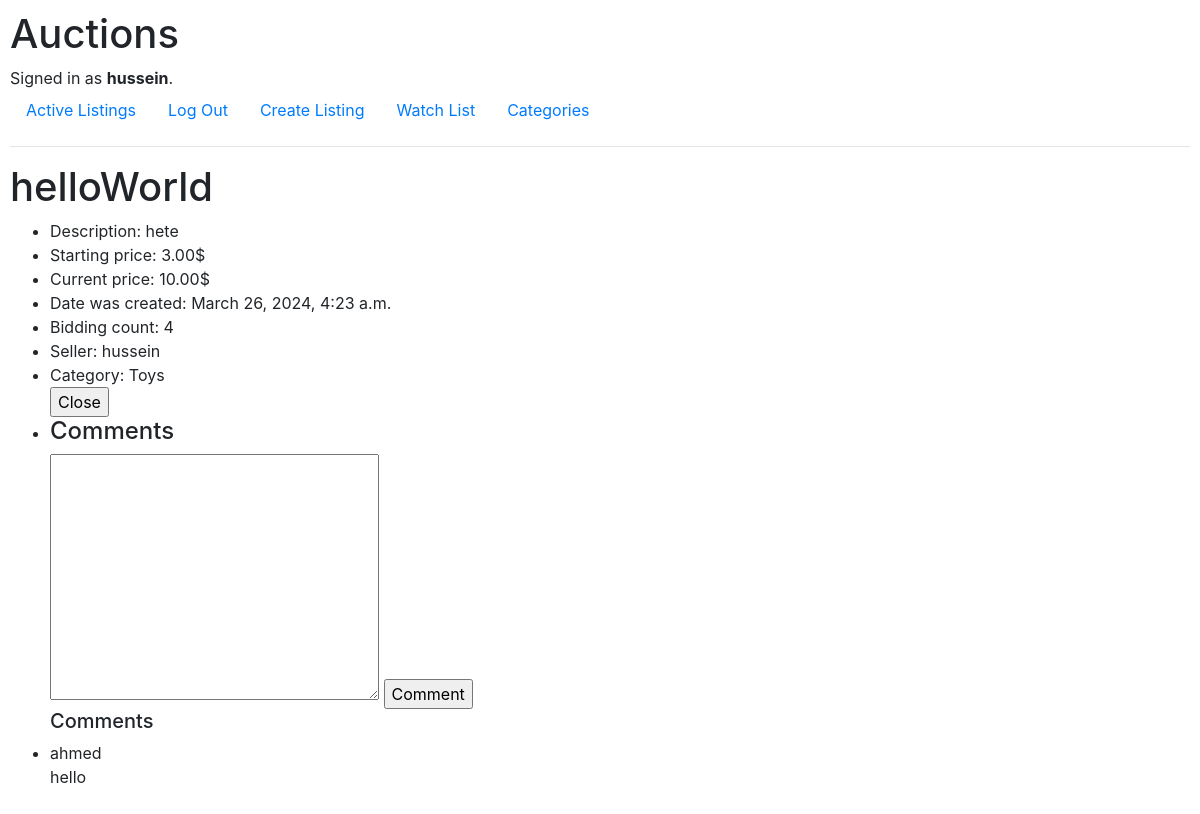
Page /listing/28 (signed in) on the committed database.
### auctions/models.py (models this page shows, shortened)
class User(AbstractUser):
    watchlist = models.ManyToManyField("AuctionListing", related_name="watchlist_user")
    def __str__(self):
        return self.username

class AuctionListing(models.Model):
    status = models.BooleanField(default=True)
    title = models.CharField(max_length=100, blank=False)
    description = models.TextField(blank=False)
    image = models.URLField(blank=True)
    starting_price = models.DecimalField(max_digits=8, decimal_places=2, blank=False, validators=[MinValueValidator(0.01)])
    current_price = models.DecimalField(max_digits=8, decimal_places=2, validators=[MinValueValidator(0.01)])
    created_at = models.DateTimeField(auto_now_add=True)
    bidding_count = models.IntegerField(default=0)
    seller = models.ForeignKey(User, related_name="auction_listing", on_delete=models.CASCADE, blank=False)
    category = models.ForeignKey(Category, related_name="auction_listing", on_delete=models.SET_DEFAULT, default=1)

class Category(models.Model):
    name = models.CharField(max_length=100, unique=True, blank=False)
    def __str__(self):
        return self.name

class Comment(models.Model):
    text = models.TextField(blank=False)
    auction_listing = models.ForeignKey(AuctionListing, related_name="comments", on_delete=models.CASCADE, blank=False)
    commenter = models.ForeignKey(User, on_delete=models.CASCADE, blank=False)
    def __str__(self):
        return self.text

### auctions/views.py (the view)
# urls.py: path("listing/<int:listing_id>", views.listing, name="listing"),
@login_required(login_url="login")
def listing(request, listing_id):
    listing = get_listing(request, listing_id)
    if not isinstance(listing, AuctionListing):
      return listing
    in_watchlist = request.user.watchlist.filter(pk=listing_id).exists()
    comments = Comment.objects.filter(auction_listing=listing)
    return render(request, "auctions/listing.html", {
        "listing": listing,
        "in_watchlist": in_watchlist,
        "comments": comments
    })

### auctions/helpers.py (called while the page is built)
def get_listing(request, listing_id, status=None):
    try:
        if status in (True, False):
            return AuctionListing.objects.get(pk=listing_id, status=status)
        return AuctionListing.objects.get(pk=listing_id)
    except Exception:
        return render(request, "auctions/error.html", {
                "error_code": "404 not found",
                "message": "You are trying to get an listing doesn't exit!",
        })

### auctions/templates/auctions/listing.html (shortened to what this page needs)
{% extends "auctions/layout.html" %}
{% block body %}
    <h1>{{ listing.title }}</h1>
    <ul>
        <li>Description: {{ listing.description}}</li>
        <li>Starting price: {{ listing.starting_price }}$</li>
        <li>Current price: {{ listing.current_price }}$</li>
        <li>Date was created: {{ listing.created_at }}</li>
        <li>Bidding count: {{ listing.bidding_count }}</li>
        <li>Seller: {{ listing.seller }}</li>
        <li>Category: {{ listing.category }}</li>
        {% if not listing.status %}
            <li>This listing has been closed!</li>
        {% else %}
            {% if user == listing.seller %}
                <form action="{% url 'close' %}" method="post">
                    <input type="submit" value="Close">
                </form>
            {% endif %}
            <li>
                <h4>Comments</h4>
                <form action="{% url 'comment' %}" method="post">
                    <textarea name="text" cols="30" rows="10" required></textarea>
                    <input type="submit" value="Comment">
                </form>
            </li>
        {% endif %}
        <h5>Comments</h5>
        {% for comment in comments %}
            <li>
                <div>{{ comment.commenter }}</div>
                <div>{{ comment }}</div>
            </li>
        {% empty %}
            <li>No comments.</li>
        {% endfor %}
    </ul>
{% endblock %}

### auctions/templates/auctions/layout.html (shortened to what this page needs)
{% load static %}
<!DOCTYPE html>
<html lang="en">
    <head>
        <link rel="stylesheet" href="https://stackpath.bootstrapcdn.com/bootstrap/4.4.1/css/bootstrap.min.css">
        <link href="{% static 'auctions/styles.css' %}" rel="stylesheet">
    </head>
    <body>
        <h1>Auctions</h1>
        <div>
            {% if user.is_authenticated %}
                Signed in as <strong>{{ user.username }}</strong>.
            {% else %}
                Not signed in.
            {% endif %}
        </div>
        <ul class="nav">
            <li class="nav-item">
                <a class="nav-link" href="{% url 'index' %}">Active Listings</a>
            </li>
            {% if user.is_authenticated %}
                <li class="nav-item">
                    <a class="nav-link" href="{% url 'logout' %}">Log Out</a>
                </li>
                <li class="nav-item">
                    <a class="nav-link" href="{% url 'create_listing' %}">Create Listing</a>
                </li>
                <li class="nav-item">
                    <a class="nav-link" href="{% url 'watchlist' %}">Watch List</a>
                </li>
                <li class="nav-item">
                    <a class="nav-link" href="{% url 'category' %}">Categories</a>
                </li>
            {% endif %}
        </ul>
        <hr>
        {% block body %}
        {% endblock %}
    </body>
</html>

### auctions/static/auctions/styles.css (style rules this page uses)
body { padding: 10px; }

### rows in the picture
User: username "hussein"
AuctionListing: title "helloWorld", description "hete", starting_price "3.00", current_price "10.00", created_at "March 26, 2024, 4:23 a.m.", bidding_count "4", seller "hussein", category "Toys"
Comment: commenter "ahmed", text "hello"
